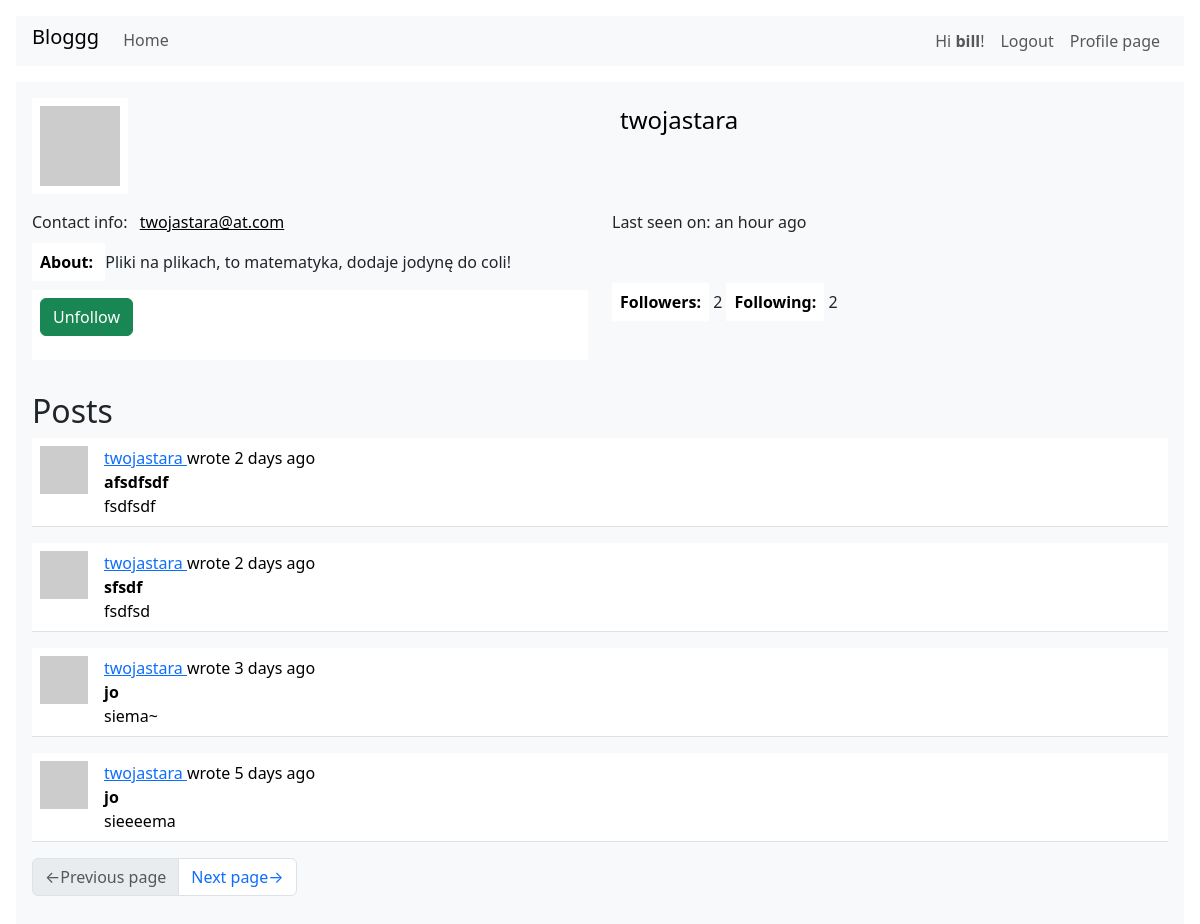
Screenshot of /user/twojastara (signed in) with the database file from the repository.
### webapp/models.py (models this page shows, shortened)
class User(UserMixin, db.Model):
    id:         sqo.Mapped[int] = sqo.mapped_column(primary_key=True)
    username:   sqo.Mapped[str] = sqo.mapped_column(sqa.String(64), index=True, unique=True)
    email:      sqo.Mapped[str] = sqo.mapped_column(sqa.String(128), index=True, unique=True)
    hashed_pass:sqo.Mapped[Optional[str]] = sqo.mapped_column(sqa.String(256))
    about:      sqo.Mapped[Optional[str]] = sqo.mapped_column(sqa.String(4096))
    last_seen:  sqo.Mapped[Optional[datetime]] = sqo.mapped_column(default=lambda: datetime.now(timezone.utc))
    posts:      sqo.WriteOnlyMapped['Post'] = sqo.relationship(back_populates='author')
    followers:  sqo.WriteOnlyMapped['User'] = sqo.relationship(
        secondary=followers_table, primaryjoin=(followers_table.c.followed_id == id),
        secondaryjoin=(followers_table.c.follower_id == id), back_populates='following'
    )
    following:   sqo.WriteOnlyMapped['User'] = sqo.relationship(
        secondary=followers_table, primaryjoin=(followers_table.c.follower_id == id),
        secondaryjoin=(followers_table.c.followed_id == id), back_populates='followers'
    )
    def avatar(self, size):
        hash = md5((self.username+self.email+str(2384129234)).encode('utf-8')).hexdigest()
        return f'https://www.gravatar.com/avatar/{hash}?d=identicon&s={size}'
    def is_following(self, user) -> bool:
        query = self.following.select().where(User.id == user.id)
        return db.session.scalar(query) is not None
    def followers_counter(self):
        query = sqa.select(sqa.func.count()).select_from(self.followers.select().subquery())
        return db.session.scalar(query)
    def following_counter(self):
        query = sqa.select(sqa.func.count()).select_from(self.following.select().subquery())
        return db.session.scalar(query)
    def get_posts_query(self):
        return self.posts.select().order_by(Post.timestamp.desc())

class Post(db.Model):
    id:         sqo.Mapped[int] = sqo.mapped_column(primary_key=True)
    user_id:    sqo.Mapped[int] = sqo.mapped_column(sqa.ForeignKey(User.id), index=True)
    timestamp:  sqo.Mapped[datetime] = sqo.mapped_column(index=True, default=lambda: datetime.now(timezone.utc))
    title:      sqo.Mapped[str] = sqo.mapped_column(sqa.String(64), index=True)
    body:       sqo.Mapped[str] = sqo.mapped_column(sqa.String(4096))
    author:     sqo.Mapped[User] = sqo.relationship(back_populates='posts')

### webapp/routes.py (the view)
@app.route('/user/<username>')
@login_required
def user_page(username):
    user = db.first_or_404(sqa.select(User).where(username == User.username))
    form = EmptyForm()
    page = request.args.get('page', 1, type=int)
    query = user.get_posts_query()
    posts = db.paginate(query, page=page, per_page=app.config['POSTS_PER_PAGE'], error_out=False)
    next_url = url_for('user_page', username=username, page=posts.next_num) if posts.has_next else None
    prev_url = url_for('user_page', username=username, page=posts.prev_num) if posts.has_prev else None
    return render_template('user_page.html', title=f'User {username}',
                           user=user, form=form, posts=posts, next_url=next_url, prev_url=prev_url)

### webapp/forms.py
class EmptyForm(FlaskForm):
    submit = SubmitField(_l('Submit'))

### webapp/__init__.py (called while the page is built)
def get_locale():
    return request.accept_languages.best_match(app.config['LANGUAGES'])

### webapp/models.py (called while the page is built)
@login.user_loader
def load_user(id):
    return db.session.get(User, int(id))

### webapp/routes.py (called while the page is built)
@app.before_request
def before_request():
    g.locale = str(get_locale())
    if current_user.is_authenticated:
        current_user.last_seen = datetime.now(timezone.utc)
        db.session.commit()

### webapp/templates/user_page.html (shortened to what this page needs)
{% extends "base.html" %}
{% block content %}
<div class="table">
    <div class="row mb-3">
        <div class="col">
            <img src="{{ user.avatar(128) }}">
        </div>
        <div class="col">
            <p class="h4 bg-light">{{ user.username }}</p>
        </div>
    </div>
    <div class="row mb-3">
        <div class="col bg-light">
            {{ _('Contact info:') }} <a class="bg-light" href="mailto:{{ user.email }}">{{ user.email }}</a>
        </div>
        <div class="col">
            {% if user.last_seen %}
                {{ _('Last seen on:') }} {{ moment(user.last_seen).fromNow() }}
            {% endif %}
        </div>
    </div>
    <div class="row mb-3">
        <div class="col">
            {% if user.about %}
                <b>{{ _('About:') }} </b>{{ user.about }}
            {% endif %}
        </div>
    </div>
    <div class="row mb-3">
        <div class="col">
            {% if not current_user.is_following(user) %}
            <form action="{{ url_for('follow_user', username=user.username) }}"
                method="post">
                    {{ form.hidden_tag() }}
                    {% set value %}{{ _('Follow') }}{% endset %}
                    {{ macro_submit.submit_field(form.submit, value=value) }}
            </form>
            {% else %}
            <form action="{{ url_for('unfollow_user', username=user.username) }}"
                method="post">
                    {{ macro_submit.submit_field(form.submit, value=value) }}
            </form>
            {% endif %}
        </div>
        <div class="col">
            <b>{{ _('Followers:') }}</b> {{ user.followers_counter() }}
            <b>{{ _('Following:') }}</b> {{ user.following_counter() }}
        </div>
    </div>
</div>
<h2>{{ _('Posts') }}</h2>
{% for post in posts %}
    {% include "sub_post.html" %}
{% endfor %}
{% include "sub_pagination.html" %}
{% endblock %}

### webapp/templates/base.html (shortened to what this page needs)
<!DOCTYPE html>
{% import "macro_form_field.html" as macro_form %}
{% import "macro_submit_field.html" as macro_submit %}
<html>
<head>
    <link href="/bootstrap" rel="stylesheet">
</head>
<body>
    <nav class="navbar navbar-expand bg-light m-3 px-3 py-1">
        <div class="d-flex flex-grow-1">
            <span class="navbar-brand h1">Bloggg</span>
            <ul class="navbar-nav">
                <li class="nav-item">
                    <a class="nav-link" href="{{ url_for('index_page') }}">{{ _('Home') }}</a>
                </li>
            </ul>
        </div>
        <div style="d-flex">
            <ul class="navbar-nav">
            {% if current_user.is_anonymous %}
                <li class="nav-item">
                    <a class="nav-link" href="{{ url_for('login_page') }}">{{ _('Login') }}</a>
                </li>
                <li class="nav-item">
                    <a class="nav-link" href="{{ url_for('registration_page') }}">{{ _('Register') }}</a>
                </li>
            {% else %}
                <li class="nav-item">
                    <a class="nav-link" href="{{ url_for('user_page', username=current_user.username) }}">
                        {{ _('Hi <b>%(user)s</b>!', user=current_user.username) }}
                    </a>
                </li>
                <li class="nav-item">
                    <a class="nav-link" href="{{ url_for('logout_page') }}">{{ _('Logout') }}</a>
                </li>
                <li class="nav-item">
                    <a class="nav-link" href="{{ url_for('user_page',
                        username=current_user.username) }}">{{ _('Profile page') }}</a>
                </li>
            {% endif %}
            </ul>
        </div>
    </nav>
    <div class="container-fluid m-0 px-3">
        <div class="container-fluid m-0 p-3 bg-light">
            {% block content %} {% endblock %}
        </div>
    </div>
</body>
</html>

### webapp/templates/sub_post.html (shortened to what this page needs)
<table class="table table-hover">
    <tr>
        <td width="64px">
            <a href="{{ url_for('user_page', username=post.author.username) }}">
                <img src="{{ post.author.avatar(64) }}" class="img-fluid">
            </a>
        </td>
        <td>
            {{ _('%(username)s wrote %(when)s',
                username=user_link, when=moment(post.timestamp).fromNow()) }}
            <br>
            <b>{{ post.title }}</b>
            <br>
            {{ post.body }}
        </td>
    </tr>
</table>

### rows the page displays
User: username "twojastara", email "twojastara@at.com", last_seen "an hour ago", about "Pliki na plikach, to matematyka, dodaje jodynę do coli!"
Post: title "afsdfsdf", body "fsdfsdf"
Post: title "sfsdf", body "fsdfsd"
Post: title "jo", body "siema~"
Post: title "jo", body "sieeeema"

### other values shown
{{ user.followers_counter() }} "2"
{{ user.following_counter() }} "2"
